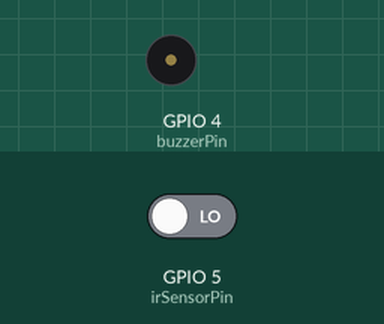
Recording of a sketch running on a simulated ESP8266 (NodeMCU). On the bench: buzzer (waves = sounding, pin HIGH). The inputs (shaded band) are chosen by the test bench; at power-on: GPIO 5 (irSensorPin) LOW. WiFi joins after 1.5 s; servers stay silent unless stated; uploads are accepted with an empty reply; what the sketch prints to the serial monitor is not drawn.

Above: at 2.7 s.
2.8 s: GPIO 5 (irSensorPin) driven HIGH
At 17.4 s:
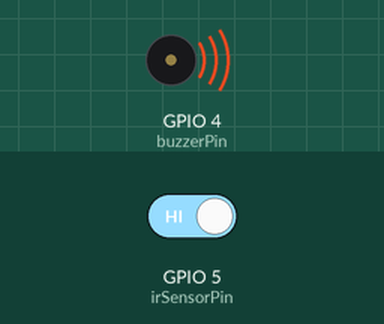
Timing chart, 0 to 18.9 s (numbered marks = the images above; inputs shaded):
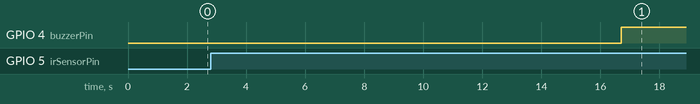

The sketch:

IoT-Door-Surveillance-System.ino
```cpp
#include <ESP8266WiFi.h>
#include <ESP8266HTTPClient.h>

// Wi-Fi credentials
const char* ssid = "SSID";
const char* password = "PASSWORD";

// ThingSpeak API details
const char* server = "SERVER";
const String apiKey = "API KEY";

// Pin configuration
const int irSensorPin = 5; // IR sensor connected to D1 (GPIO 5)
const int buzzerPin = 4;   // Buzzer connected to D2 (GPIO 4)

// Create a WiFiClient instance
WiFiClient client;

void setup() {
  Serial.begin(115200);
  pinMode(irSensorPin, INPUT);
  pinMode(buzzerPin, OUTPUT); // Set buzzer pin as output

  WiFi.begin(ssid, password);

  Serial.println("Connecting to Wi-Fi...");
  while (WiFi.status() != WL_CONNECTED) {
    delay(500);
    Serial.print(".");
  }
  Serial.println("\nConnected to Wi-Fi");
}

void loop() {
  // Read IR sensor value (HIGH or LOW)
  int irValue = digitalRead(irSensorPin);
  Serial.print("IR Sensor Value: ");
  Serial.println(irValue);

  // Turn on the buzzer if IR sensor detects something (HIGH)
  if (irValue == HIGH) {
    digitalWrite(buzzerPin, HIGH);  // Turn on the buzzer
  } else {
    digitalWrite(buzzerPin, LOW);   // Turn off the buzzer
  }

  // Send data to ThingSpeak
  if (WiFi.status() == WL_CONNECTED) {
    HTTPClient http;
    String url = String(server) + "/update?api_key=" + apiKey + "&field1=" + String(irValue);
    http.begin(client, url);

    int httpCode = http.GET();
    if (httpCode > 0) {
      Serial.println("Data sent to ThingSpeak");
      Serial.println("Response Code: " + String(httpCode));
    } else {
      Serial.println("HTTP GET failed, error: " + http.errorToString(httpCode));
    }
    http.end();
  } else {
    Serial.println("Wi-Fi disconnected. Reconnecting...");
    WiFi.begin(ssid, password);
  }

  delay(15000); // 15 seconds delay for ThingSpeak rate limit
}
```

Measured:
- after the input at 2.8 s, GPIO 4 (buzzerPin): LOW → HIGH after 13.9 s
